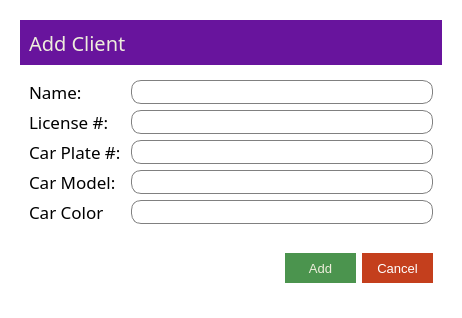
<?xml version="1.0" encoding="UTF-8"?>
<ui version="4.0">
 <class>Dialog</class>
 <widget class="QDialog" name="Dialog">
  <property name="geometry">
   <rect>
    <x>0</x>
    <y>0</y>
    <width>462</width>
    <height>318</height>
   </rect>
  </property>
  <property name="windowTitle">
   <string>Dialog</string>
  </property>
  <property name="styleSheet">
   <string notr="true">background-color: rgb(255, 255, 255);</string>
  </property>
  <layout class="QVBoxLayout" name="verticalLayout">
   <item>
    <widget class="QWidget" name="widget" native="true">
     <layout class="QVBoxLayout" name="verticalLayout_3">
      <item>
       <widget class="QWidget" name="widget_2" native="true">
        <property name="maximumSize">
         <size>
          <width>16777215</width>
          <height>45</height>
         </size>
        </property>
        <property name="styleSheet">
         <string notr="true">color: rgb(238, 238, 220);
background-color: rgb(104, 20, 157);</string>
        </property>
        <layout class="QVBoxLayout" name="verticalLayout_2">
         <item>
          <widget class="QLabel" name="client_label">
           <property name="font">
            <font>
             <family>Segoe UI Light</family>
             <pointsize>15</pointsize>
             <weight>50</weight>
             <bold>false</bold>
            </font>
           </property>
           <property name="text">
            <string>Add Client</string>
           </property>
          </widget>
         </item>
        </layout>
       </widget>
      </item>
      <item>
       <widget class="QWidget" name="widget_3" native="true">
        <layout class="QFormLayout" name="formLayout">
         <item row="0" column="0">
          <widget class="QLabel" name="label">
           <property name="font">
            <font>
             <family>Segoe UI Light</family>
             <pointsize>13</pointsize>
            </font>
           </property>
           <property name="text">
            <string>Name: </string>
           </property>
          </widget>
         </item>
         <item row="0" column="1">
          <widget class="QLineEdit" name="client_name">
           <property name="font">
            <font>
             <family>Segoe UI</family>
             <pointsize>13</pointsize>
            </font>
           </property>
           <property name="styleSheet">
            <string notr="true">background-color: rgb(255, 255, 255);
border : 1 solid gray;
border-radius : 10;</string>
           </property>
          </widget>
         </item>
         <item row="1" column="0">
          <widget class="QLabel" name="label_2">
           <property name="font">
            <font>
             <family>Segoe UI Light</family>
             <pointsize>13</pointsize>
            </font>
           </property>
           <property name="text">
            <string>License #: </string>
           </property>
          </widget>
         </item>
         <item row="1" column="1">
          <widget class="QLineEdit" name="client_license_no">
           <property name="font">
            <font>
             <family>Segoe UI</family>
             <pointsize>13</pointsize>
            </font>
           </property>
           <property name="styleSheet">
            <string notr="true">background-color: rgb(255, 255, 255);
border : 1 solid gray;
border-radius : 10;</string>
           </property>
           <property name="echoMode">
            <enum>QLineEdit::Normal</enum>
           </property>
          </widget>
         </item>
         <item row="2" column="0">
          <widget class="QLabel" name="label_3">
           <property name="font">
            <font>
             <family>Segoe UI Light</family>
             <pointsize>13</pointsize>
            </font>
           </property>
           <property name="text">
            <string>Car Plate #: </string>
           </property>
          </widget>
         </item>
         <item row="2" column="1">
          <widget class="QLineEdit" name="car_plate_no">
           <property name="font">
            <font>
             <family>Segoe UI</family>
             <pointsize>13</pointsize>
            </font>
           </property>
           <property name="styleSheet">
            <string notr="true">background-color: rgb(255, 255, 255);
border : 1 solid gray;
border-radius : 10;</string>
           </property>
           <property name="echoMode">
            <enum>QLineEdit::Normal</enum>
           </property>
          </widget>
         </item>
         <item row="3" column="0">
          <widget class="QLabel" name="label_4">
           <property name="font">
            <font>
             <family>Segoe UI Light</family>
             <pointsize>13</pointsize>
            </font>
           </property>
           <property name="text">
            <string>Car Model: </string>
           </property>
          </widget>
         </item>
         <item row="3" column="1">
          <widget class="QLineEdit" name="car_model">
           <property name="font">
            <font>
             <family>Segoe UI</family>
             <pointsize>13</pointsize>
            </font>
           </property>
           <property name="styleSheet">
            <string notr="true">background-color: rgb(255, 255, 255);
border : 1 solid gray;
border-radius : 10;</string>
           </property>
           <property name="echoMode">
            <enum>QLineEdit::Normal</enum>
           </property>
          </widget>
         </item>
         <item row="4" column="0">
          <widget class="QLabel" name="label_6">
           <property name="font">
            <font>
             <family>Segoe UI Light</family>
             <pointsize>13</pointsize>
            </font>
           </property>
           <property name="text">
            <string>Car Color</string>
           </property>
          </widget>
         </item>
         <item row="4" column="1">
          <widget class="QLineEdit" name="car_color">
           <property name="font">
            <font>
             <family>Segoe UI</family>
             <pointsize>13</pointsize>
            </font>
           </property>
           <property name="styleSheet">
            <string notr="true">background-color: rgb(255, 255, 255);
border : 1 solid gray;
border-radius : 10;</string>
           </property>
           <property name="echoMode">
            <enum>QLineEdit::Normal</enum>
           </property>
          </widget>
         </item>
        </layout>
       </widget>
      </item>
      <item>
       <widget class="QWidget" name="widget_4" native="true">
        <layout class="QHBoxLayout" name="horizontalLayout">
         <item>
          <widget class="QWidget" name="widget_5" native="true"/>
         </item>
         <item>
          <widget class="QPushButton" name="save_button">
           <property name="minimumSize">
            <size>
             <width>71</width>
             <height>30</height>
            </size>
           </property>
           <property name="maximumSize">
            <size>
             <width>71</width>
             <height>30</height>
            </size>
           </property>
           <property name="font">
            <font>
             <family>Segoe UI</family>
             <pointsize>10</pointsize>
            </font>
           </property>
           <property name="styleSheet">
            <string notr="true">color: rgb(238, 238, 220);
background-color: rgb(75, 148, 78);

border-radius : 0;
</string>
           </property>
           <property name="text">
            <string>Add</string>
           </property>
           <property name="flat">
            <bool>false</bool>
           </property>
          </widget>
         </item>
         <item>
          <widget class="QPushButton" name="cancel_button">
           <property name="minimumSize">
            <size>
             <width>71</width>
             <height>30</height>
            </size>
           </property>
           <property name="maximumSize">
            <size>
             <width>71</width>
             <height>30</height>
            </size>
           </property>
           <property name="font">
            <font>
             <family>Segoe UI</family>
             <pointsize>10</pointsize>
            </font>
           </property>
           <property name="styleSheet">
            <string notr="true">background-color: rgb(196, 63, 29);
color: rgb(255, 255, 255);
border-radius:0

</string>
           </property>
           <property name="text">
            <string>Cancel</string>
           </property>
           <property name="flat">
            <bool>false</bool>
           </property>
          </widget>
         </item>
        </layout>
       </widget>
      </item>
     </layout>
    </widget>
   </item>
  </layout>
 </widget>
 <resources/>
 <connections/>
</ui>
